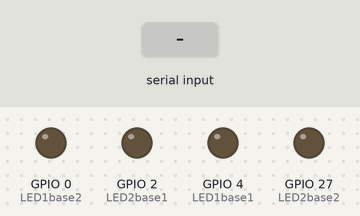
A sketch run on a simulated ESP32. Parts: output pins drawn as LEDs (lit = HIGH). The inputs (shaded band) are chosen by the test bench. Nothing arrives over Bluetooth unless stated.

Above: at 1.2 s.
1.3 s: "Button 2:\n" received over the second serial link
At 2.1 s:
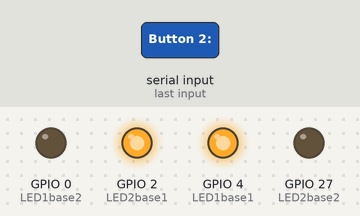
2.8 s: "0" received over the second serial link
At 4.0 s:
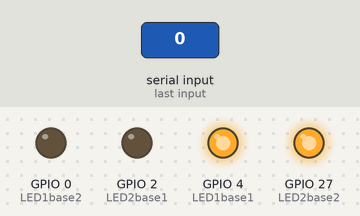
4.3 s: "4" received over the second serial link
At 5.3 s:
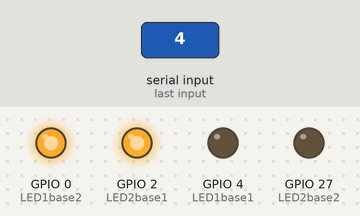
5.8 s: "Button 1:\n" received over the second serial link
At 6.7 s:
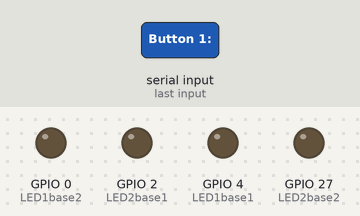
7.3 s: "2" received over the second serial link
At 7.6 s:
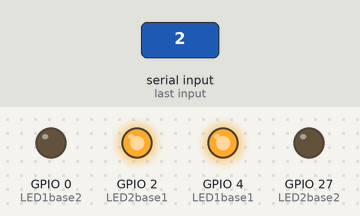
Timing chart, 0 to 9.8 s (numbered marks = the images above; inputs shaded):
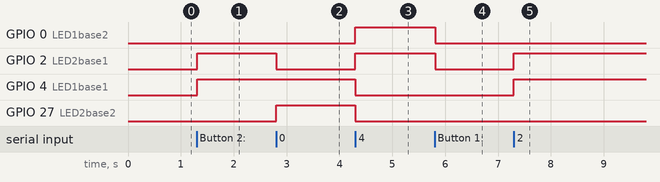

The sketch:

ESP32_Bluetooth_IDE18.ino
```cpp
// by Wire Bagye 2024
//
// Script ini untuk mengontrol ESP32 melalui aplikasi penemu MIT (Bluetooth).
// perangkat yang digunakan untuk pengujian: ESP32-WROOM-32D
// menggunakan arduino IDE 1.8.9
// Aplikasi di ponsel memiliki tiga tombol:
// Tombol 1: 11 untuk ON dan 10 untuk OFF
// Tombol 2: 21 untuk ON dan 20 untuk OFF
// Tombol 3: 31 untuk ON dan 30 untuk OFF
//
//
// ------------------------------------------------ --

// header ini diperlukan untuk Bluetooth Serial -> HANYA berfungsi di ESP32
#include "BluetoothSerial.h"
// init Class:
BluetoothSerial ESP_BT;

// init PINs: assign any pin on ESP32
int LED1base1 = 4;
int LED1base2 = 0;
int LED2base1 = 2;     // Pada beberapa ESP32 pin 2 terdapat LED internal, milik saya tidak memilikinya
int LED2base2 = 27;
// Parameter untuk antarmuka Bluetooth
int BTData, incoming;

void setup() {
  Serial.begin(19200);
  ESP_BT.begin("ESP32_Control"); //Nama  Bluetooth Anda -> akan muncul di ponsel Anda

  pinMode (LED1base1, OUTPUT); // len pin sebagai fungsi keluaran
  pinMode (LED1base2, OUTPUT);
  pinMode (LED2base1, OUTPUT);
  pinMode (LED2base2, OUTPUT);
}


  // -------------------- menerima sinyal bluetooth ----------------------
void loop()
                {
                   if (ESP_BT.available())
                  {
BTData = ESP_BT.read();
//Serial.write(BTData);
digitalWrite(17, HIGH);
                  }

                  if (BTData == 48) {
// left start
digitalWrite(LED1base1, HIGH);
digitalWrite(LED1base2, LOW);
digitalWrite(LED2base1, LOW);
digitalWrite(LED2base2, HIGH);
                  } else if (BTData == 49) {
// left stop
digitalWrite(LED1base1, LOW);
digitalWrite(LED1base2, LOW);
digitalWrite(LED2base1, LOW);
digitalWrite(LED2base2, LOW);
                  } else if (BTData == 50) {
// forward start
digitalWrite(LED1base1, HIGH);
digitalWrite(LED1base2, LOW);
digitalWrite(LED2base1, HIGH);
digitalWrite(LED2base2, LOW);
                  } else if (BTData == 51) {
// forward stop
digitalWrite(LED1base1, LOW);
digitalWrite(LED1base2, LOW);
digitalWrite(LED2base1, LOW);
digitalWrite(LED2base2, LOW);
                  } else if (BTData == 52) {
// right start
digitalWrite(LED1base1, LOW);
digitalWrite(LED1base2, HIGH);
digitalWrite(LED2base1, HIGH);
digitalWrite(LED2base2, LOW);
                  } else if (BTData == 53) {
// right stop
digitalWrite(LED1base1, LOW);
digitalWrite(LED1base2, LOW);
digitalWrite(LED2base1, LOW);
digitalWrite(LED2base2, LOW);
                  } else if (BTData == 54) {
// backward start
digitalWrite(LED1base1, LOW);
digitalWrite(LED1base2, HIGH);
digitalWrite(LED2base1, LOW);
digitalWrite(LED2base2, HIGH);
                  } else if (BTData == 55) {
// backward stop
digitalWrite(LED1base1, LOW);
digitalWrite(LED1base2, LOW);
digitalWrite(LED2base1, LOW);
digitalWrite(LED2base2, LOW);
                  } else {
digitalWrite(25, LOW);
digitalWrite(26, LOW);
digitalWrite(14, LOW);
digitalWrite(12, LOW);
                  }
                }

//}
//  if (ESP_BT.available())
//  {
//    incoming = ESP_BT.read(); //membaca masukkan blue tooth
//
//    // pisahkan ID tombol dari nilai tombol -> ID tombol adalah 10, 20, 30, dst, nilainya 1 atau 0
//    int button = floor(incoming / 10);
//    int value = incoming % 10;
//
//    switch (button) {
//      case 1:
//        Serial.print("Button 1:");
//        Serial.println(value);
//        digitalWrite(led_pin_1, value);
//        break;
//      case 2:
//        Serial.print("Button 2:");
//        Serial.println(value);
//        digitalWrite(led_pin_2, value);
//        break;
//      case 3:
//        Serial.print("Button 3:");
//        Serial.println(value);
//        digitalWrite(led_pin_3, value);
//        break;
//    }
//  }
//}
```

Measured:
- after the input at 1.3 s, GPIO 2 (LED2base1), GPIO 4 (LED1base1): LOW → HIGH at once
- after the input at 2.8 s, GPIO 2 (LED2base1): HIGH → LOW at once; GPIO 27 (LED2base2): LOW → HIGH at once
- after the input at 4.3 s, GPIO 0 (LED1base2), GPIO 2 (LED2base1): LOW → HIGH at once; GPIO 4 (LED1base1), GPIO 27 (LED2base2): HIGH → LOW at once
- after the input at 5.8 s, GPIO 0 (LED1base2), GPIO 2 (LED2base1): HIGH → LOW at once
- after the input at 7.3 s, GPIO 2 (LED2base1), GPIO 4 (LED1base1): LOW → HIGH at once
